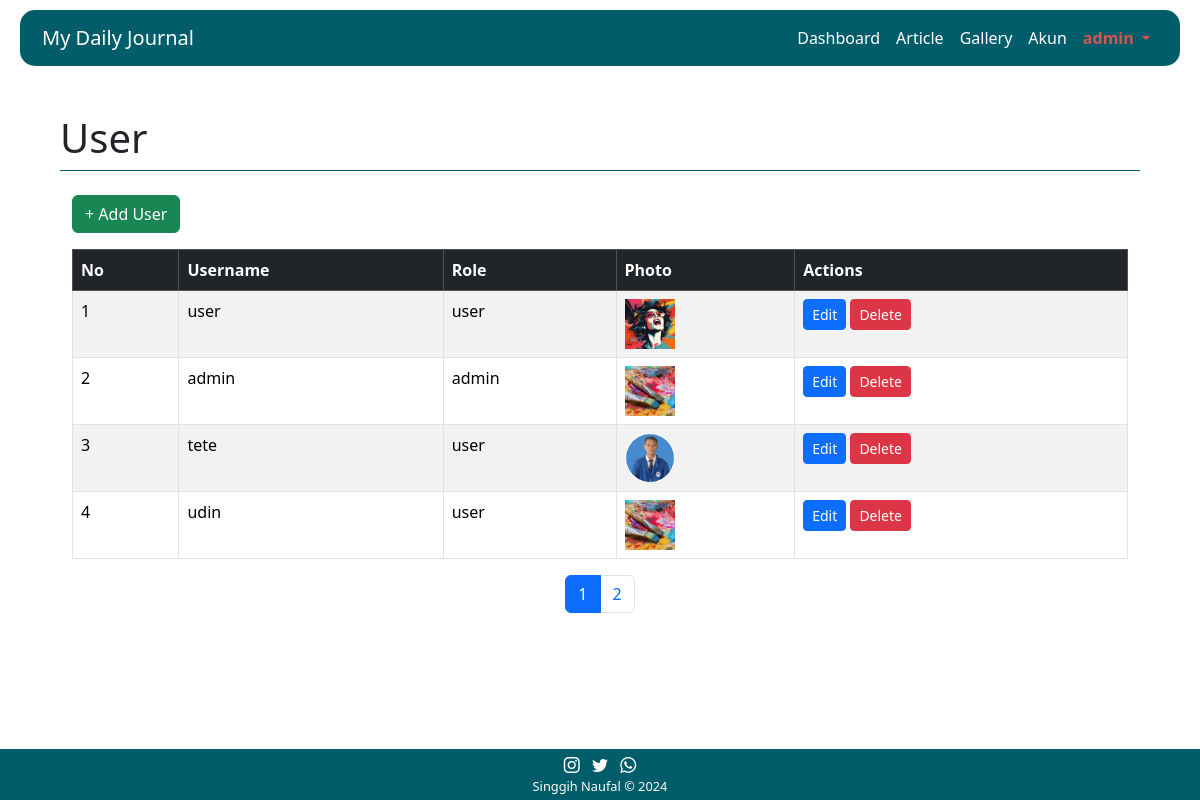
/admin.php?page=user (signed in), run on the app's committed database.
### tables this page shows
CREATE TABLE `users` (
  `id` int(11) NOT NULL,
  `username` varchar(50) NOT NULL,
  `password` varchar(255) NOT NULL,
  `role` enum('admin','user') NOT NULL,
  `photo` varchar(255) DEFAULT NULL
);

### user.php (the view, shortened to what this page needs)
<?php
include "koneksi.php";
$items_per_page = 4;
$current_page = isset($_GET['page_number']) ? intval($_GET['page_number']) : 1;
$offset = ($current_page - 1) * $items_per_page;
$query = "SELECT * FROM users LIMIT $offset, $items_per_page";
$result = mysqli_query($conn, $query);
$total_query = "SELECT COUNT(*) AS total FROM users";
$total_result = mysqli_query($conn, $total_query);
$total_items = mysqli_fetch_assoc($total_result)['total'];
$total_pages = ceil($total_items / $items_per_page);
?>
<div class="container mt-4">
    <button class="btn btn-success mb-3" data-bs-toggle="modal" data-bs-target="#addUserModal">+ Add User</button>
    <table class="table table-striped table-bordered">
        <thead class="table-dark">
            <tr>
                <th>No</th>
                <th>Username</th>
                <th>Role</th>
                <th>Photo</th>
                <th>Actions</th>
            </tr>
        </thead>
        <tbody>
            <?php $no = $offset + 1; ?>
            <?php while ($row = mysqli_fetch_assoc($result)): ?>
                <tr>
                    <td><?= $no++ ?></td>
                    <td><?= htmlspecialchars($row['username']) ?></td>
                    <td><?= htmlspecialchars($row['role']) ?></td>
                    <td>
                        <?php if ($row['photo']): ?>
                            <img src="image/<?= htmlspecialchars($row['photo']) ?>" width="50" height="50">
                        <?php endif; ?>
                    </td>
                    <td>
                        <button class="btn btn-primary btn-sm" data-bs-toggle="modal" data-bs-target="#editUserModal<?= $row['id'] ?>">Edit</button>
                        <a href="?page=user&delete_id=<?= $row['id'] ?>" class="btn btn-danger btn-sm" onclick="return confirm('Are you sure?')">Delete</a>
                    </td>
                </tr>
            <?php endwhile; ?>
        </tbody>
    </table>
    <nav>
        <ul class="pagination justify-content-center">
            <?php for ($i = 1; $i <= $total_pages; $i++): ?>
                <li class="page-item <?= $i == $current_page ? 'active' : '' ?>">
                    <a class="page-link" href="?page=user&page_number=<?= $i ?>"><?= $i ?></a>
                </li>
            <?php endfor; ?>
        </ul>
    </nav>
</div>

### data on the page
users: username "user", role "user", photo (picture)
users: username "admin", role "admin", photo (picture)
users: username "tete", role "user", photo (picture)
users: username "udin", role "user", photo (picture)

### other printed values
$_SESSION['username'] "admin"
$page "User"
